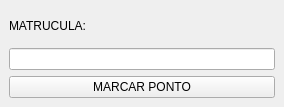
<?xml version="1.0" encoding="UTF-8"?>
<ui version="4.0">
 <class>MainWindow</class>
 <widget class="QMainWindow" name="MainWindow">
  <property name="geometry">
   <rect>
    <x>0</x>
    <y>0</y>
    <width>284</width>
    <height>107</height>
   </rect>
  </property>
  <property name="windowTitle">
   <string>MainWindow</string>
  </property>
  <widget class="QWidget" name="centralwidget">
   <layout class="QVBoxLayout" name="verticalLayout">
    <item>
     <widget class="QLabel" name="label">
      <property name="text">
       <string>MATRUCULA:</string>
      </property>
     </widget>
    </item>
    <item>
     <widget class="QLineEdit" name="lineEdit"/>
    </item>
    <item>
     <widget class="QPushButton" name="pushButton">
      <property name="text">
       <string>MARCAR PONTO</string>
      </property>
     </widget>
    </item>
   </layout>
  </widget>
 </widget>
 <resources/>
 <connections/>
</ui>
